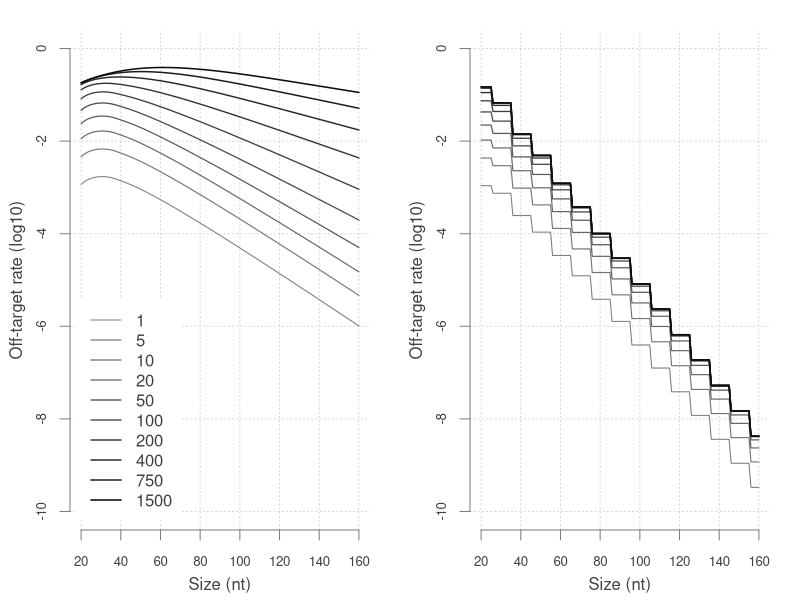

Here is the R script that generated this plot:
mem = log10(as.matrix(read.table("results_mem.txt")))
skip = log10(as.matrix(read.table("results_skip.txt")))

k = 20:160
ylim = c(-10,0)

pdf("mortal_kombat.pdf", height=6, width=12, useDingbats=FALSE)

par(mfrow=c(1,2))
par(mar=c(3.5,3.5,1.5,1.5))

plot(k, mem[1,], type="n",
   panel.first=grid(), ylim=ylim,
   bty="n", xaxt="n", yaxt="n", xlab="", ylab="")
lines(k, mem[1,], col="grey50", lwd=1.05)
lines(k, mem[2,], col="grey45", lwd=1.10)
lines(k, mem[3,], col="grey40", lwd=1.15)
lines(k, mem[4,], col="grey35", lwd=1.20)
lines(k, mem[5,], col="grey30", lwd=1.25)
lines(k, mem[6,], col="grey25", lwd=1.30)
lines(k, mem[7,], col="grey20", lwd=1.35)
lines(k, mem[8,], col="grey15", lwd=1.40)
lines(k, mem[9,], col="grey10", lwd=1.45)
lines(k, mem[10,], col="grey5", lwd=1.50)

title(xlab="Size (nt)", ylab="Off-target rate (log10)",
   col.lab="grey25", line=2.2)
axis(side=1, cex.axis=.8, col="grey50", col.axis="grey25")
axis(side=2, cex.axis=.8, col="grey50", col.axis="grey25")

legend(x="bottomleft", lwd=c(1.05, 1.10, 1.15, 1.20, 1.25, 1.30,
   1.35, 1.40, 1.45, 1.50), col=c("grey50", "grey45", "grey40",
   "grey35", "grey30", "grey25", "grey20", "grey15", "grey10", "grey5"),
   legend=c("1","5","10","20","50","100","200","400", "750","1500"),
   inset=.02, bg="white", box.col="white", text.col="grey25")

plot(k, skip[1,], type="n",
   panel.first=grid(), ylim=ylim,
   bty="n", xaxt="n", yaxt="n", xlab="", ylab="")
lines(k, skip[1,], col="grey50", lwd=1.05)
lines(k, skip[2,], col="grey45", lwd=1.10)
lines(k, skip[3,], col="grey40", lwd=1.15)
lines(k, skip[4,], col="grey35", lwd=1.20)
lines(k, skip[5,], col="grey30", lwd=1.25)
lines(k, skip[6,], col="grey25", lwd=1.30)
lines(k, skip[7,], col="grey20", lwd=1.35)
lines(k, skip[8,], col="grey15", lwd=1.40)
lines(k, skip[9,], col="grey10", lwd=1.45)
lines(k, skip[10,], col="grey5", lwd=1.50)

title(xlab="Size (nt)", ylab="Off-target rate (log10)",
   col.lab="grey25", line=2.2)
axis(side=1, cex.axis=.8, col="grey50", col.axis="grey25")
axis(side=2, cex.axis=.8, col="grey50", col.axis="grey25")

dev.off()
